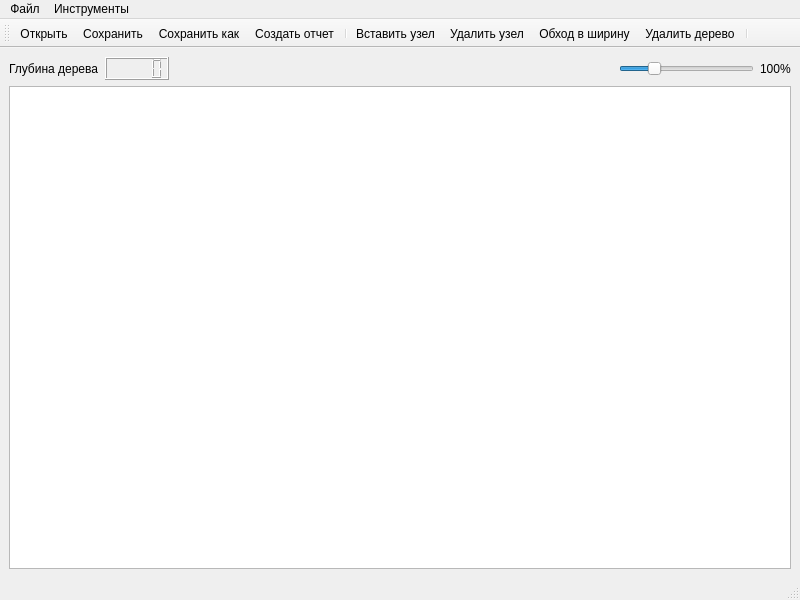
<?xml version="1.0" encoding="UTF-8"?>
<ui version="4.0">
 <class>MainWindow</class>
 <widget class="QMainWindow" name="MainWindow">
  <property name="geometry">
   <rect>
    <x>0</x>
    <y>0</y>
    <width>800</width>
    <height>600</height>
   </rect>
  </property>
  <property name="windowTitle">
   <string>Редактор бинарных деревьев</string>
  </property>
  <widget class="QWidget" name="centralwidget">
   <layout class="QGridLayout" name="gridLayout">
    <item row="0" column="0">
     <layout class="QHBoxLayout" name="horizontalLayout_3">
      <item>
       <layout class="QHBoxLayout" name="horizontalLayout">
        <item>
         <widget class="QLabel" name="label">
          <property name="text">
           <string>Глубина дерева</string>
          </property>
         </widget>
        </item>
        <item>
         <widget class="QLCDNumber" name="depthLcdNumber"/>
        </item>
       </layout>
      </item>
      <item>
       <spacer name="horizontalSpacer">
        <property name="orientation">
         <enum>Qt::Orientation::Horizontal</enum>
        </property>
        <property name="sizeHint" stdset="0">
         <size>
          <width>40</width>
          <height>20</height>
         </size>
        </property>
       </spacer>
      </item>
      <item>
       <layout class="QHBoxLayout" name="horizontalLayout_2">
        <item>
         <spacer name="horizontalSpacer_2">
          <property name="orientation">
           <enum>Qt::Orientation::Horizontal</enum>
          </property>
          <property name="sizeHint" stdset="0">
           <size>
            <width>40</width>
            <height>20</height>
           </size>
          </property>
         </spacer>
        </item>
        <item>
         <widget class="QSlider" name="scaleSlider">
          <property name="enabled">
           <bool>true</bool>
          </property>
          <property name="minimum">
           <number>10</number>
          </property>
          <property name="maximum">
           <number>400</number>
          </property>
          <property name="value">
           <number>100</number>
          </property>
          <property name="orientation">
           <enum>Qt::Orientation::Horizontal</enum>
          </property>
         </widget>
        </item>
        <item>
         <widget class="QLabel" name="scaleLabel">
          <property name="sizePolicy">
           <sizepolicy hsizetype="Preferred" vsizetype="Preferred">
            <horstretch>0</horstretch>
            <verstretch>0</verstretch>
           </sizepolicy>
          </property>
          <property name="text">
           <string>100%</string>
          </property>
         </widget>
        </item>
       </layout>
      </item>
     </layout>
    </item>
    <item row="1" column="0">
     <widget class="TreeView" name="treeView"/>
    </item>
   </layout>
  </widget>
  <widget class="QMenuBar" name="menubar">
   <property name="geometry">
    <rect>
     <x>0</x>
     <y>0</y>
     <width>800</width>
     <height>21</height>
    </rect>
   </property>
   <widget class="QMenu" name="fileMenu">
    <property name="title">
     <string>Файл</string>
    </property>
    <addaction name="openAction"/>
    <addaction name="saveAction"/>
    <addaction name="saveAsAction"/>
    <addaction name="createReportAction"/>
   </widget>
   <widget class="QMenu" name="toolsMenu">
    <property name="title">
     <string>Инструменты</string>
    </property>
    <addaction name="addNodeAction"/>
    <addaction name="removeNodeAction"/>
    <addaction name="deleteTreeAction"/>
    <addaction name="levelOrderAction"/>
   </widget>
   <addaction name="fileMenu"/>
   <addaction name="toolsMenu"/>
  </widget>
  <widget class="QStatusBar" name="statusbar"/>
  <widget class="QToolBar" name="toolBar">
   <property name="windowTitle">
    <string>Панель инструментов</string>
   </property>
   <property name="iconSize">
    <size>
     <width>36</width>
     <height>36</height>
    </size>
   </property>
   <attribute name="toolBarArea">
    <enum>TopToolBarArea</enum>
   </attribute>
   <attribute name="toolBarBreak">
    <bool>false</bool>
   </attribute>
   <addaction name="openAction"/>
   <addaction name="saveAction"/>
   <addaction name="saveAsAction"/>
   <addaction name="createReportAction"/>
   <addaction name="separator"/>
   <addaction name="addNodeAction"/>
   <addaction name="removeNodeAction"/>
   <addaction name="levelOrderAction"/>
   <addaction name="deleteTreeAction"/>
   <addaction name="separator"/>
  </widget>
  <action name="createReportAction">
   <property name="icon">
    <iconset theme="QIcon::ThemeIcon::DocumentOpen"/>
   </property>
   <property name="text">
    <string>Создать отчет</string>
   </property>
   <property name="shortcut">
    <string>Ctrl+R</string>
   </property>
  </action>
  <action name="saveAsAction">
   <property name="icon">
    <iconset theme="QIcon::ThemeIcon::DocumentSaveAs"/>
   </property>
   <property name="text">
    <string>Сохранить как...</string>
   </property>
   <property name="toolTip">
    <string>Сохранить как...</string>
   </property>
   <property name="shortcut">
    <string>Ctrl+Shift+S</string>
   </property>
  </action>
  <action name="addNodeAction">
   <property name="icon">
    <iconset theme="QIcon::ThemeIcon::ListAdd"/>
   </property>
   <property name="text">
    <string>Вставить узел</string>
   </property>
   <property name="toolTip">
    <string>Вставить новый узел</string>
   </property>
   <property name="shortcut">
    <string>Ctrl+A</string>
   </property>
  </action>
  <action name="removeNodeAction">
   <property name="icon">
    <iconset theme="QIcon::ThemeIcon::ListRemove"/>
   </property>
   <property name="text">
    <string>Удалить узел</string>
   </property>
   <property name="toolTip">
    <string>Удалить выбранные узлы</string>
   </property>
   <property name="shortcut">
    <string>Del</string>
   </property>
  </action>
  <action name="openAction">
   <property name="icon">
    <iconset theme="folder-open"/>
   </property>
   <property name="text">
    <string>Открыть...</string>
   </property>
   <property name="toolTip">
    <string>Загрузить дерево из файла</string>
   </property>
   <property name="shortcut">
    <string>Ctrl+O</string>
   </property>
  </action>
  <action name="deleteTreeAction">
   <property name="icon">
    <iconset theme="QIcon::ThemeIcon::EditDelete"/>
   </property>
   <property name="text">
    <string>Удалить дерево</string>
   </property>
   <property name="shortcut">
    <string>Shift+Del</string>
   </property>
  </action>
  <action name="saveAction">
   <property name="icon">
    <iconset theme="QIcon::ThemeIcon::DocumentSave"/>
   </property>
   <property name="text">
    <string>Сохранить</string>
   </property>
   <property name="shortcut">
    <string>Ctrl+S</string>
   </property>
  </action>
  <action name="levelOrderAction">
   <property name="icon">
    <iconset theme="QIcon::ThemeIcon::MediaPlaylistShuffle"/>
   </property>
   <property name="text">
    <string>Обход в ширину</string>
   </property>
  </action>
 </widget>
 <customwidgets>
  <customwidget>
   <class>TreeView</class>
   <extends>QGraphicsView</extends>
   <header>treeview.h</header>
  </customwidget>
 </customwidgets>
 <resources/>
 <connections/>
</ui>
